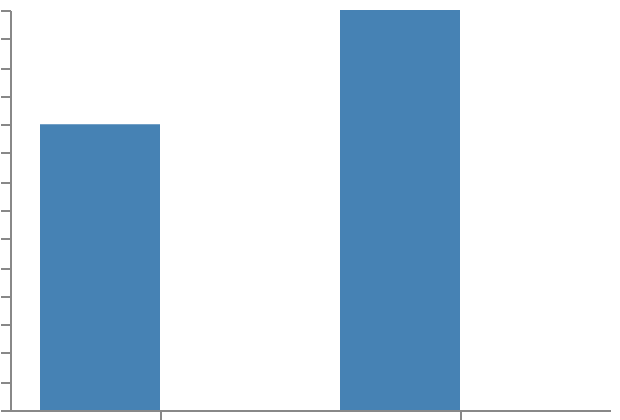

Write the Vega-Lite specification saved for this chart.
### Vega specification from a JSON file in a GitHub repository (floating-point values rounded to 4 significant figures)
{"$schema": "https://vega.github.io/schema/vega/v6.json", "width": 300, "height": 200, "padding": 5, "autosize": "none", "data": [{"name": "table", "values": [{"g": "a", "cat": "x", "v": 5}, {"g": "a", "cat": "y", "v": 3}, {"g": "b", "cat": "x", "v": 7}, {"g": "b", "cat": "y", "v": 1}]}, {"name": "pivot", "source": "table", "transform": [{"type": "pivot", "field": "cat", "value": "v", "groupby": ["g"], "op": "sum"}]}], "scales": [{"name": "x", "type": "band", "domain": {"data": "pivot", "field": "g"}, "range": "width", "paddingOuter": 0.1, "paddingInner": 0.2}, {"name": "y", "type": "linear", "domain": {"data": "pivot", "field": "x"}, "range": "height", "zero": true, "nice": true}], "axes": [{"orient": "bottom", "scale": "x"}, {"orient": "left", "scale": "y"}], "marks": [{"type": "rect", "from": {"data": "pivot"}, "encode": {"update": {"x": {"scale": "x", "field": "g"}, "width": {"scale": "x", "band": 0.5}, "y": {"scale": "y", "field": "x"}, "y2": {"scale": "y", "value": 0}, "fill": {"value": "steelblue"}}}}]}
